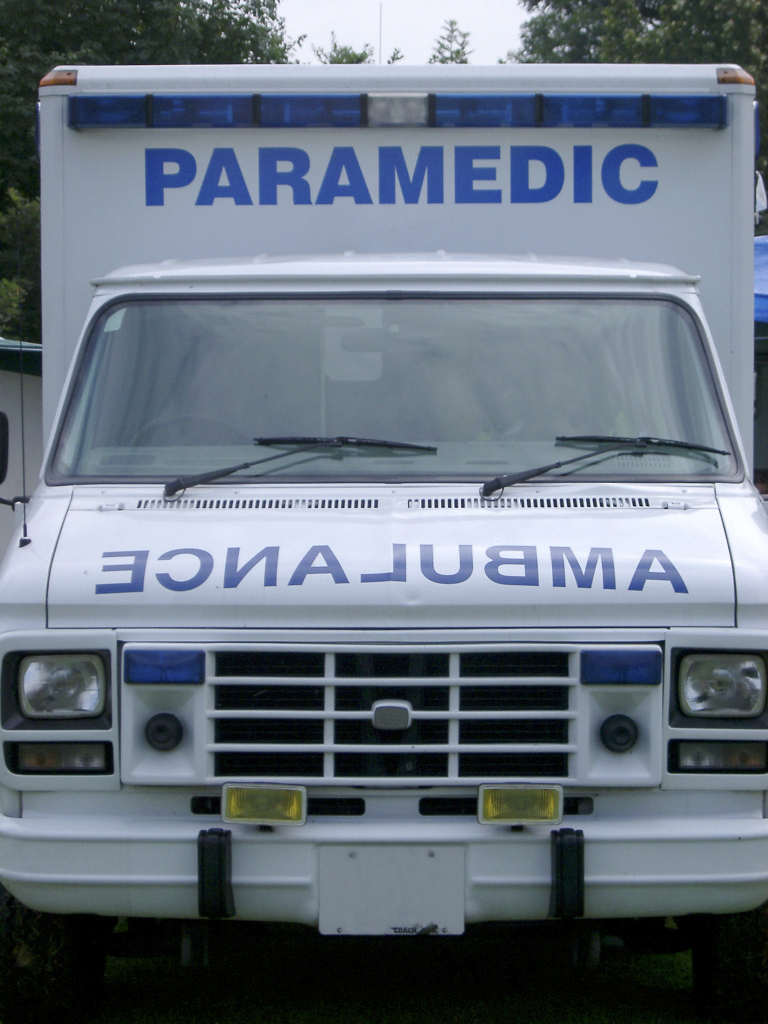
#> input picture SOURCE CODE/Photos/ambulance.jpg, 1536 x 2048 px (shown at 1/2 size)
$ python basic.py
#> lines starting #> are read from the running program, lines starting #| are printed output that depends on the picture
import cv2
src = cv2.imread("Photos/ambulance.jpg")
#> src is the input picture: shape (2048, 1536, 3); mean B, G, R 126.3, 114.1, 103.5
image = cv2.flip(src, 1)
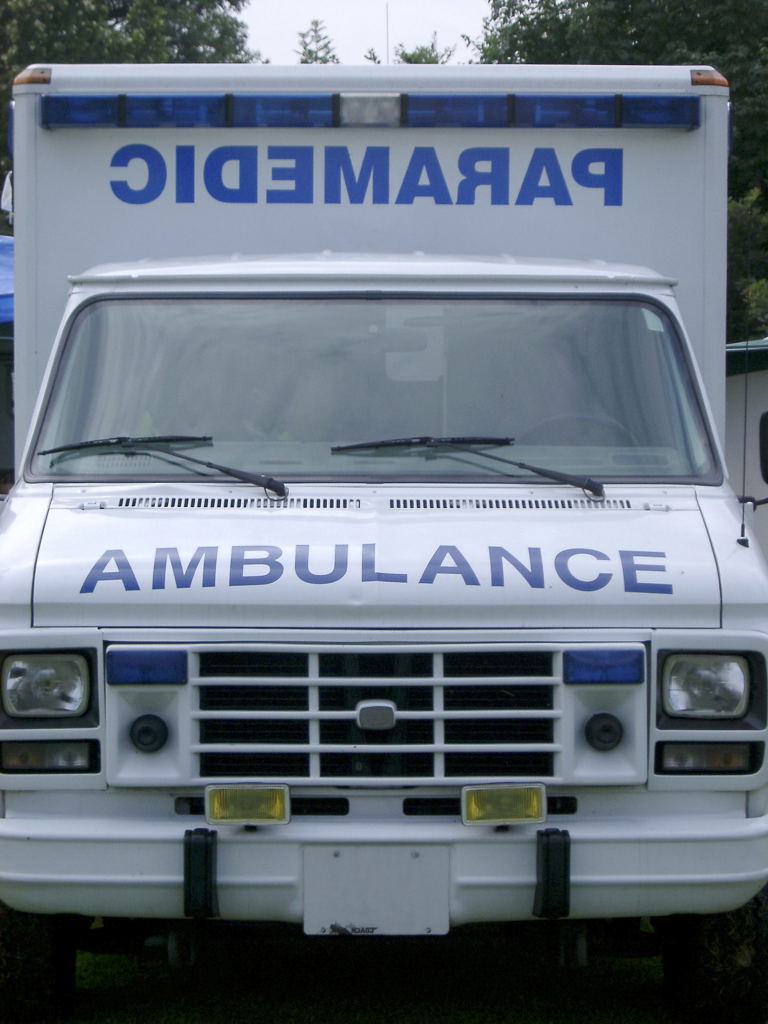
#> image: shape (2048, 1536, 3) (shown at 1/2 size); mean B, G, R 126.3, 114.1, 103.5
half = cv2.resize(image, (0, 0), fx = 0.1, fy = 0.1)
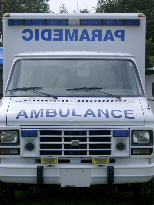
#> half: shape (205, 154, 3); mean B, G, R 125.4, 113.1, 102.5
cv2.imshow("pic",half)
cv2.waitKey(0)
